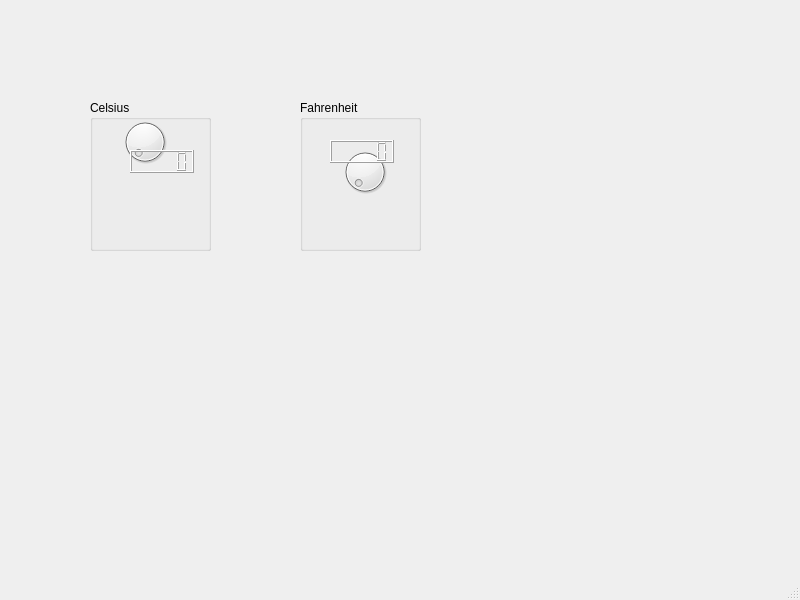
<?xml version="1.0" encoding="UTF-8"?>
<ui version="4.0">
 <class>MainWindow</class>
 <widget class="QMainWindow" name="MainWindow">
  <property name="geometry">
   <rect>
    <x>0</x>
    <y>0</y>
    <width>800</width>
    <height>600</height>
   </rect>
  </property>
  <property name="windowTitle">
   <string>MainWindow</string>
  </property>
  <widget class="QWidget" name="centralwidget">
   <widget class="QGroupBox" name="groupBoxC">
    <property name="geometry">
     <rect>
      <x>90</x>
      <y>100</y>
      <width>121</width>
      <height>151</height>
     </rect>
    </property>
    <property name="title">
     <string>Celsius</string>
    </property>
    <widget class="QDial" name="dialC">
     <property name="geometry">
      <rect>
       <x>30</x>
       <y>10</y>
       <width>50</width>
       <height>64</height>
      </rect>
     </property>
    </widget>
    <widget class="QLCDNumber" name="lcdNumberC">
     <property name="geometry">
      <rect>
       <x>40</x>
       <y>50</y>
       <width>64</width>
       <height>23</height>
      </rect>
     </property>
    </widget>
   </widget>
   <widget class="QGroupBox" name="groupBoxF">
    <property name="geometry">
     <rect>
      <x>300</x>
      <y>100</y>
      <width>121</width>
      <height>151</height>
     </rect>
    </property>
    <property name="title">
     <string>Fahrenheit</string>
    </property>
    <widget class="QDial" name="dialF">
     <property name="geometry">
      <rect>
       <x>40</x>
       <y>40</y>
       <width>50</width>
       <height>64</height>
      </rect>
     </property>
    </widget>
    <widget class="QLCDNumber" name="lcdNumberF">
     <property name="geometry">
      <rect>
       <x>30</x>
       <y>40</y>
       <width>64</width>
       <height>23</height>
      </rect>
     </property>
    </widget>
   </widget>
  </widget>
  <widget class="QMenuBar" name="menubar">
   <property name="geometry">
    <rect>
     <x>0</x>
     <y>0</y>
     <width>800</width>
     <height>21</height>
    </rect>
   </property>
  </widget>
  <widget class="QStatusBar" name="statusbar"/>
 </widget>
 <resources/>
 <connections/>
</ui>
